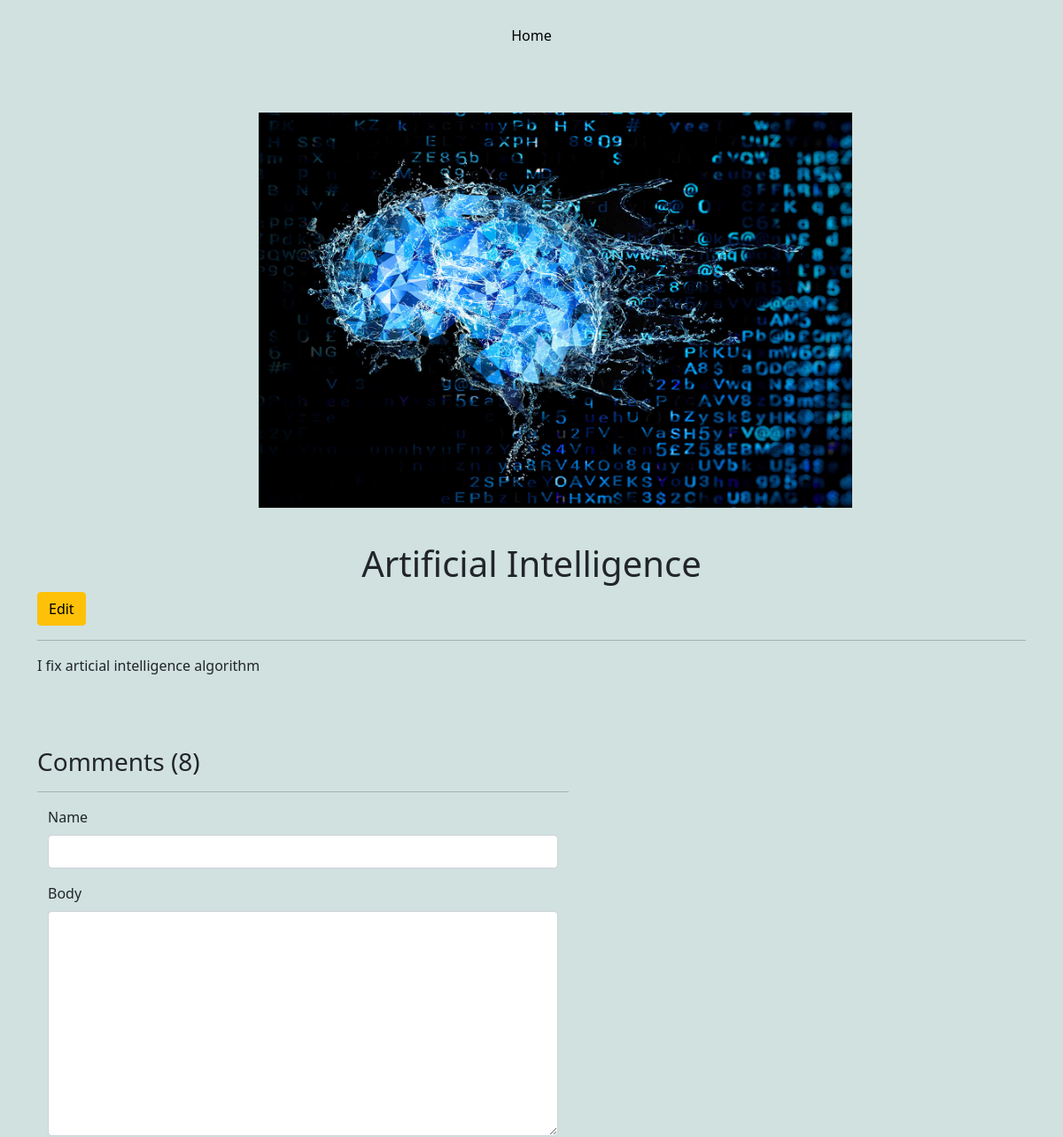
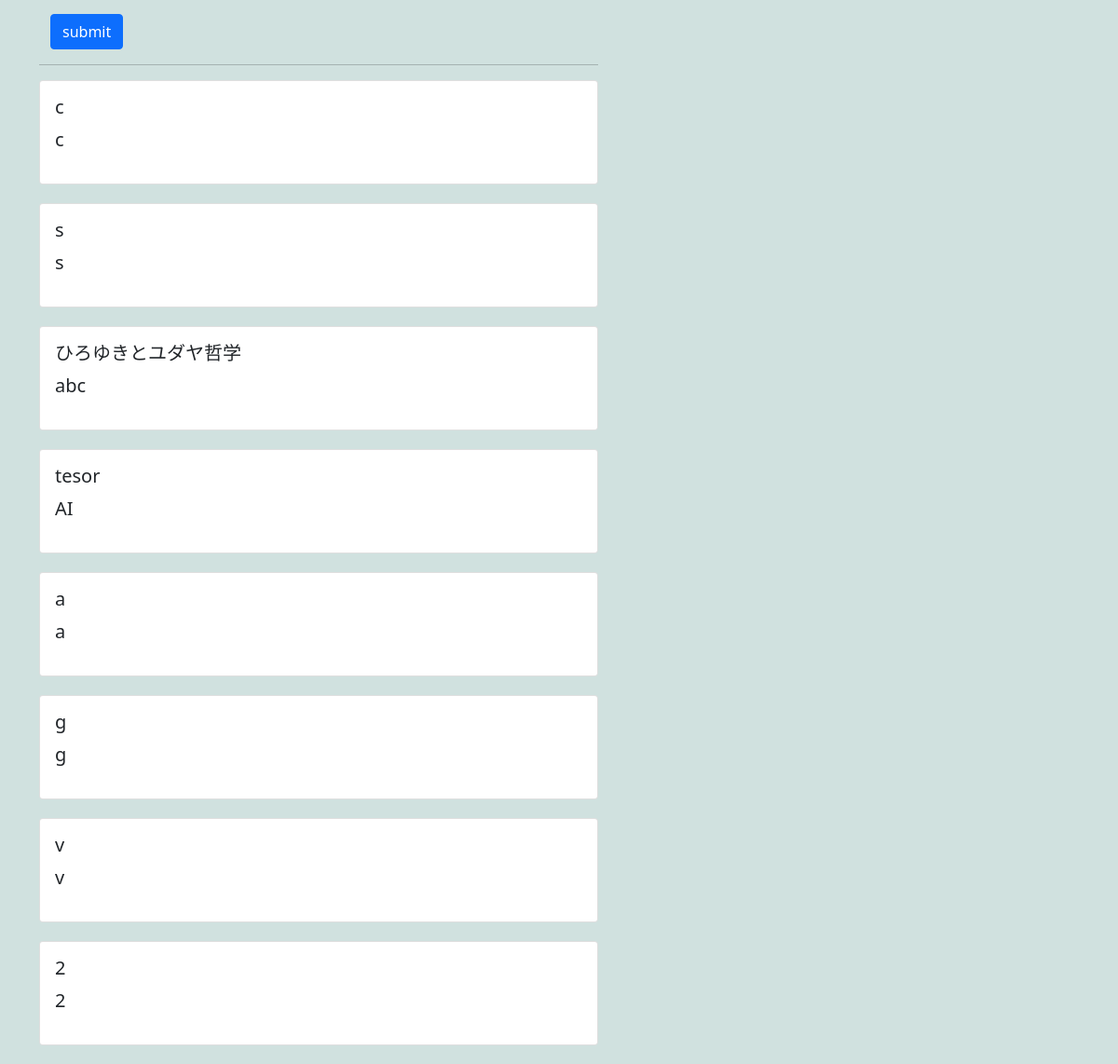
Screenshot of /project/2ba64a48-2e0e-49d4-8687-83b3cf75624d/ with the database file from the repository (2 pictures, top to bottom).
### base/models.py (models this page shows, shortened)
class projectData(models.Model):
    title = models.CharField(max_length=50, null=True)
    thumbnail = models.ImageField(null=True)
    body = RichTextUploadingField()
    slug = models.SlugField(null=True, blank=True)
    created_at = models.DateTimeField(auto_now_add=True)
    updated_at = models.DateTimeField(auto_now=True)
    id = models.UUIDField(default=uuid.uuid4, unique=True,
                          primary_key=True, editable=True)

class Comment(models.Model):
    project = models.ForeignKey(projectData, on_delete=models.CASCADE)
    name = models.CharField(max_length=50, null=True)
    body = models.TextField(null=True, blank=True)
    created_at = models.DateTimeField(auto_now_add=True)

### base/views.py (the view, shortened to what this page needs)
# urls.py: path("project/<str:pk>/", views.projectPage, name="project"),
def projectPage(request, pk):
    project = projectData.objects.get(id=pk)
    count = Comment.objects.count()
    comments = Comment.objects.all().order_by("-created_at")
    form = CommentForm()
    context = {"project": project, "count": count,
               "comments": comments, "form": form}
    return render(request, "base/templates/project.html", context)

### base/forms.py
class CommentForm(ModelForm):
    class Meta:
        model = Comment
        fields = "__all__"
        exclude = ["project"]
    def __init__(self, *args, **kwargs):
        super(CommentForm, self).__init__(*args, **kwargs)
        self.fields["name"].widget.attrs.update(
            {"class": "form-control"}
        )
        self.fields["body"].widget.attrs.update(
            {"class": "form-control"}
        )

### base/templates/project.html (shortened to what this page needs)
{% extends "base.html" %}
{% load static %}
{% block content %}
<div class="container">
     <div class="project-container">
          <img class="project-image" src="{{project.thumbnail.url}}">
          <h1 class="project-title">{{project.title}}</h1>
          <a class="btn btn-warning" href="{% url "edit-project" project.id %}">Edit</a>
          <hr>
          <p>{{project.body| safe}}</p>
          <div class="comment-container">
               <h3> Comments ({{count}})</h3>
               <hr>
               <div class="container">
                         <form method = "POST" enctype="multipart/form-data">
                              {% for field in form %}
                                    <div class="mb-3">
                                        <label for ="exampleInputPassword1" class="form-label">{{ field.label }}</label>
                                         {{field}}
                                   </div>
                              {% endfor %}
                              <input class="btn btn-primary" type="submit" value="submit">
               </div>
               <hr>
               {% for comment in comments%}
                    <div class="card">
                         <div class="card-body">
                              <h5>{{comment.name}}</h5>
                              <p>{{comment.body}}</p>
                         </div>
                    </div>
               {% endfor %}
          </div>
     </div>
</div>
{% endblock content %}

### base/templates/base.html (shortened to what this page needs)
<!DOCTYPE html>
{% load static %}
<html>
      <head>
          <link href="https://cdn.jsdelivr.net/npm/bootstrap@5.0.2/dist/css/bootstrap.min.css" rel="stylesheet">
          <link rel="stylesheet"  href="{% static 'styles/main.css' %}">
     </head>
      <body>
           {% include "base/templates/navbar.html" %}
          {% block content %}
          {% endblock content %}
     </body>
</html>

### base/templates/navbar.html (shortened to what this page needs)
<section class="navigation-bar">
               <a class="nav-link" href="{% url "home" %}">
                    Home
               </a>
</section>

### static/styles/main.css (style rules this page uses)
body { background-color: rgba(1, 95, 86, 0.185); }
.navigation-bar { padding-top: 20px; background-color: rgba(0, 0, 0, 0); height: 80px; display: flex; justify-content: center; }
.nav-link { color: black; }
img.project-image { width: 60%; height: 500px; object-fit: contain; position: relative; top: 20px; left: 250px; margin-bottom: 2em; }
.project-title { text-align: center; }
.card { width: 600px; margin: 0 auto; margin-bottom: 20px; }
.card-body { text-align: left; }
.card-body p { font-size: 20px; }

### base/templates/project.html (style rules this page uses)
.comment-container { width:600px; margin-top:5em; }

### rows the page displays
projectData: thumbnail (picture), title "Artificial Intelligence", body "I fix articial intelligence algorithm"
Comment: name "c", body "c"
Comment: name "s", body "s"
Comment: name "ひろゆきとユダヤ哲学", body "abc"
Comment: name "tesor", body "AI"
Comment: name "a", body "a"
Comment: name "g", body "g"
Comment: name "v", body "v"
Comment: name "2", body "2"

### other values shown
{{ count }} "8"
{{ field.label }} "Name" "Body"
